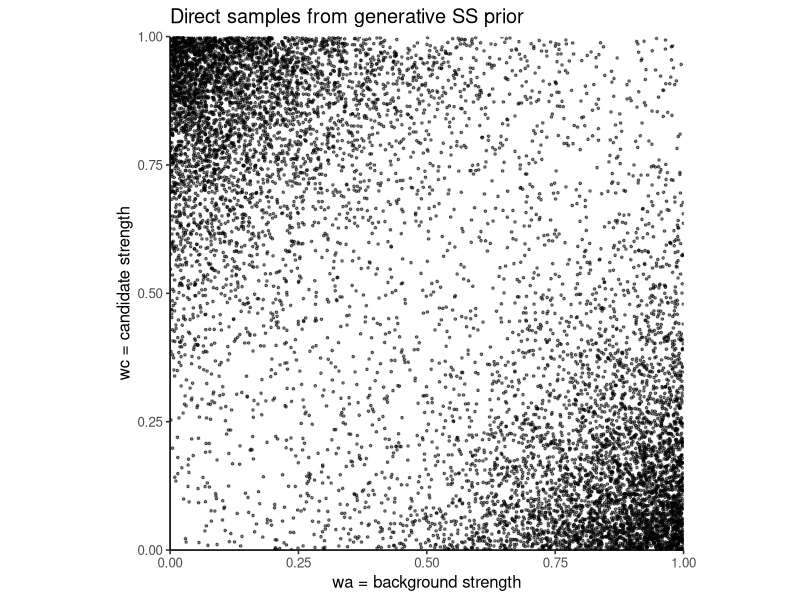
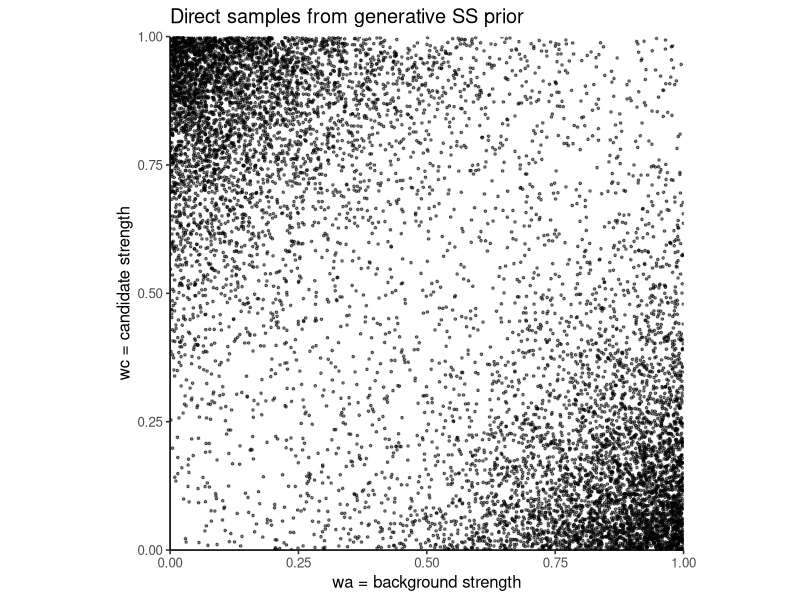

R code for these plots, in order:
# ============================================================
# Sanity check for Lu et al. (2008) / Meder et al. (2014)
# SS prior implementation: direct truncated-exponential mixture
# versus uniform-sampling + SS prior weights.
# ============================================================
#
# This file compares three implementations of the
# generative Lu et al. (2008) SS strength model.
#
# Lu, H., Yuille, A. L., Liljeholm, M., Cheng, P. W., & Holyoak, K. J. (2008).
# Bayesian generic priors for causal learning. Psychological Review, 115, 955-984.
# Matlab code: https://cvl.psych.ucla.edu/publications/
#
# Generative SS prior:
#   p(wc, wa) proportional to
#     exp[-alpha*wa - alpha*(1-wc)] +
#     exp[-alpha*(1-wa) - alpha*wc]
#
# Mapping:
#   Lu et al. notation:   w0 = background strength, w1 = candidate strength
#   SI/Meder notation:    wa = background strength, wc = candidate strength
#
# 1. direct_SS_prior
#    Draws (wc, wa) directly from the joint SS prior using a two-component
#    truncated-exponential mixture. Posterior predictions are then computed
#    by weighting samples by the likelihood.
#
# 2. uniform_plus_SS_weights
#    Draws wc and wa from independent Uniform(0,1) priors, evaluates the
#    Lu et al. SS prior density at each sampled point, and computes posterior
#    predictions using likelihood * SS-prior weights (importance sampling).
#
# 3. grid 
#.   This is one of two implementations used by Lu et al. (2008). 
#    Matlab code available at: 
#    Evaluates the SS prior and likelihood on a deterministic grid over
#    wc, wa and computes posterior predictions as weighted
#    averages over the grid. This is deterministic numerical integration
#    and serves as a reference check for the Monte Carlo methods.
#
# The three methods estimate the same posterior quantities. 
# Differences should be small and reflect Monte Carlo error or grid resolution.
# ============================================================

# -----------------------------
# 1. Settings
# -----------------------------
library(tidyverse)
set.seed(0815)

alpha <- 5
m <- 1e6
n_grid <- 501

# Example data rows in SI convention:
#   N_00 = N(C=0,E=0)
#   N_01 = N(C=0,E=1)
#   N_10 = N(C=1,E=0)
#   N_11 = N(C=1,E=1)
# These include zero-contingency and positive generative cases.

data_examples <- rbind(
  zero_low_density  = c(N_00 = 15, N_01 = 5,  N_10 = 15, N_11 = 5),
  zero_high_density = c(N_00 = 5,  N_01 = 15, N_10 = 5,  N_11 = 15),
  gen_moderate      = c(N_00 = 15, N_01 = 5,  N_10 = 8,  N_11 = 12),
  gen_strong        = c(N_00 = 15, N_01 = 5,  N_10 = 2,  N_11 = 18),
  ceiling_zero      = c(N_00 = 0,  N_01 = 20, N_10 = 0,  N_11 = 20)
)


# -----------------------------
# 2. Truncated exponential sampler
# -----------------------------
# Draws x in [0,1] from density proportional to exp(-rate*x).
#   rate > 0: mass near 0
#   rate < 0: mass near 1
#   rate = 0: uniform

rtrunc_exp01 <- function(n, rate) {
  u <- runif(n)

  if (abs(rate) < 1e-12) {
    return(u)
  }

  -log(1 - u * (1 - exp(-rate))) / rate
}


# -----------------------------
# 3. Direct sampler from generative SS prior
# -----------------------------
# Eq. 10 / Appendix B Eq. B1 as a two-component mixture.

rSS_gen_direct <- function(n, alpha = 5) {
  out <- data.frame(
    wc = numeric(n),
    wa = numeric(n),
    component = integer(n)
  )

  comp1 <- runif(n) < 0.5
  out$component[comp1] <- 1L
  out$component[!comp1] <- 2L

  # Component 1: exp[-alpha*wa - alpha*(1-wc)]
  # Peak at wa = 0, wc = 1
  out$wa[comp1] <- rtrunc_exp01(sum(comp1),  alpha)
  out$wc[comp1] <- rtrunc_exp01(sum(comp1), -alpha)

  # Component 2: exp[-alpha*(1-wa) - alpha*wc]
  # Peak at wa = 1, wc = 0
  out$wa[!comp1] <- rtrunc_exp01(sum(!comp1), -alpha)
  out$wc[!comp1] <- rtrunc_exp01(sum(!comp1),  alpha)

  out
}


# -----------------------------
# 4. Uniform proposal + SS prior weight
# -----------------------------
# This implements the SS equation literally as an importance weight.

SS_gen_weight <- function(wc, wa, alpha = 5) {
  exp(-alpha * wa - alpha * (1 - wc)) +
    exp(-alpha * (1 - wa) - alpha * wc)
}

rSS_gen_uniform_weighted <- function(n, alpha = 5) {
  out <- data.frame(
    wc = runif(n),
    wa = runif(n)
  )

  out$prior_weight <- SS_gen_weight(out$wc, out$wa, alpha = alpha)
  out
}

weighted_mean <- function(x, w) {
  sum(x * w) / sum(w)
}

weighted_var <- function(x, w) {
  mu <- weighted_mean(x, w)
  sum(w * (x - mu)^2) / sum(w)
}

weighted_cor <- function(x, y, w) {
  mux <- weighted_mean(x, w)
  muy <- weighted_mean(y, w)
  cov_xy <- sum(w * (x - mux) * (y - muy)) / sum(w)
  cov_xy / sqrt(weighted_var(x, w) * weighted_var(y, w))
}


# -----------------------------
# 5. Likelihood and posterior summaries
# -----------------------------
# Conditional likelihood of E given C under S1/noisy-OR.
# bc is omitted because it cancels for posterior summaries of wc, wa
# when P(bc) factorizes from P(wc,wa).

likelihood_E_given_C <- function(data, wc, wa) {
  N_00 <- data[1]
  N_01 <- data[2]
  N_10 <- data[3]
  N_11 <- data[4]

  p_E_noC <- wa
  p_E_C <- wc + wa - wc * wa

  # Clamp to avoid numerical issues at exact 0/1.
  eps <- .Machine$double.xmin
  p_E_noC <- pmin(pmax(p_E_noC, eps), 1 - eps)
  p_E_C <- pmin(pmax(p_E_C, eps), 1 - eps)

  (1 - p_E_noC)^N_00 *
    p_E_noC^N_01 *
    (1 - p_E_C)^N_10 *
    p_E_C^N_11
}

posterior_from_direct_prior <- function(data, prior_draws) {
  lik <- likelihood_E_given_C(data, prior_draws$wc, prior_draws$wa)

  c(
    wc_pp = weighted_mean(prior_draws$wc, lik),
    wa_pp = weighted_mean(prior_draws$wa, lik),
    pEC_pp = weighted_mean(prior_draws$wc + prior_draws$wa - prior_draws$wc * prior_draws$wa, lik),
    pEnoC_pp = weighted_mean(prior_draws$wa, lik)
  )
}

posterior_from_uniform_weighted <- function(data, uniform_draws) {
  lik <- likelihood_E_given_C(data, uniform_draws$wc, uniform_draws$wa)
  w <- lik * uniform_draws$prior_weight

  c(
    wc_pp = weighted_mean(uniform_draws$wc, w),
    wa_pp = weighted_mean(uniform_draws$wa, w),
    pEC_pp = weighted_mean(uniform_draws$wc + uniform_draws$wa - uniform_draws$wc * uniform_draws$wa, w),
    pEnoC_pp = weighted_mean(uniform_draws$wa, w)
  )
}

posterior_from_grid <- function(data, alpha = 5, n_grid = 501) {
  wc_values <- seq(0, 1, length.out = n_grid)
  wa_values <- seq(0, 1, length.out = n_grid)

  grid <- expand.grid(wc = wc_values, wa = wa_values)

  prior_w <- SS_gen_weight(grid$wc, grid$wa, alpha = alpha)
  lik <- likelihood_E_given_C(data, grid$wc, grid$wa)
  w <- prior_w * lik

  c(
    wc_pp = weighted_mean(grid$wc, w),
    wa_pp = weighted_mean(grid$wa, w),
    pEC_pp = weighted_mean(grid$wc + grid$wa - grid$wc * grid$wa, w),
    pEnoC_pp = weighted_mean(grid$wa, w)
  )
}


# -----------------------------
# 6. Prior sanity checks
# -----------------------------

cat("\n=== Prior sanity check ===\n")
cat("alpha =", alpha, "\n")
cat("m =", format(m, scientific = FALSE), "\n\n")

direct_prior <- rSS_gen_direct(m, alpha = alpha)
uniform_weighted <- rSS_gen_uniform_weighted(m, alpha = alpha)

prior_check <- rbind(
  direct_SS_prior = c(
    mean_wc = mean(direct_prior$wc),
    mean_wa = mean(direct_prior$wa),
    cor_wc_wa = cor(direct_prior$wc, direct_prior$wa),
    q10_wc = unname(quantile(direct_prior$wc, .10)),
    q50_wc = unname(quantile(direct_prior$wc, .50)),
    q90_wc = unname(quantile(direct_prior$wc, .90)),
    q10_wa = unname(quantile(direct_prior$wa, .10)),
    q50_wa = unname(quantile(direct_prior$wa, .50)),
    q90_wa = unname(quantile(direct_prior$wa, .90))
  ),
  uniform_plus_SS_weights = c(
    mean_wc = weighted_mean(uniform_weighted$wc, uniform_weighted$prior_weight),
    mean_wa = weighted_mean(uniform_weighted$wa, uniform_weighted$prior_weight),
    cor_wc_wa = weighted_cor(uniform_weighted$wc, uniform_weighted$wa, uniform_weighted$prior_weight),
    q10_wc = NA_real_,
    q50_wc = NA_real_,
    q90_wc = NA_real_,
    q10_wa = NA_real_,
    q50_wa = NA_real_,
    q90_wa = NA_real_
  )
)

print(round(prior_check, 4))

# -----------------------------
# 7. Posterior sanity checks
# -----------------------------
# Comparing direct SS-prior sampler, uniform+SS weights, and deterministic grid.

results <- list()

for (i in seq_len(nrow(data_examples))) {
  row_name <- rownames(data_examples)[i]
  data_i <- data_examples[i, ]

  direct_i <- posterior_from_direct_prior(data_i, direct_prior)
  weighted_i <- posterior_from_uniform_weighted(data_i, uniform_weighted)
  grid_i <- posterior_from_grid(data_i, alpha = alpha, n_grid = n_grid)

  results[[row_name]] <- rbind(
    direct_SS_prior = direct_i,
    uniform_plus_SS_weights = weighted_i,
    grid = grid_i,
    direct_minus_weighted = direct_i - weighted_i,
    direct_minus_grid = direct_i - grid_i
  )
}

for (nm in names(results)) {
  cat("\n---", nm, "---\n")
  print(round(results[[nm]], 4))
}


# -----------------------------
# 8. visual sanity check for truncated sampler
# -----------------------------
# plot samples from truncated mixtures; should show two prior clouds: 
# one near (wa=0,wc=1) and 
# one near (wa=1,wc=0).

idx <- round(seq(1, m, length.out = 10000))

prior_cloud <- data.frame(
  wa = direct_prior$wa[idx],
  wc = direct_prior$wc[idx]
)

ggplot(prior_cloud, aes(x = wa, y = wc)) +
  geom_point(size = 0.6, alpha = 0.5) +
  coord_equal(xlim = c(0, 1), ylim = c(0, 1), expand = FALSE) +
  labs(
    x = "wa = background strength",
    y = "wc = candidate strength",
    title = "Direct samples from generative SS prior"
  ) +
  theme_classic(base_size = 12)

ggsave(
  filename = "plots/ss_truncated_sanity_check_prior_cloud.png",
  dpi=300,
  width = 6,
  height = 6
)
